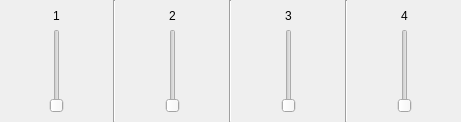
           <widget class="QWidget" name="music_widget" native="true">
            <layout class="QHBoxLayout" name="music_layout">
             <property name="spacing">
              <number>0</number>
             </property>
             <property name="leftMargin">
              <number>0</number>
             </property>
             <property name="topMargin">
              <number>0</number>
             </property>
             <property name="rightMargin">
              <number>0</number>
             </property>
             <property name="bottomMargin">
              <number>0</number>
             </property>
             <item>
              <spacer name="horizontalSpacer_31">
               <property name="orientation">
                <enum>Qt::Horizontal</enum>
               </property>
               <property name="sizeHint" stdset="0">
                <size>
                 <width>40</width>
                 <height>20</height>
                </size>
               </property>
              </spacer>
             </item>
             <item>
              <widget class="QWidget" name="music_slider_widget1" native="true">
               <layout class="QVBoxLayout" name="verticalLayout_12">
                <item>
                 <widget class="QLabel" name="music_label1">
                  <property name="text">
                   <string>1</string>
                  </property>
                  <property name="alignment">
                   <set>Qt::AlignCenter</set>
                  </property>
                 </widget>
                </item>
                <item>
                 <widget class="QSlider" name="music_slider1">
                  <property name="orientation">
                   <enum>Qt::Vertical</enum>
                  </property>
                 </widget>
                </item>
               </layout>
              </widget>
             </item>
             <item>
              <spacer name="horizontalSpacer_32">
               <property name="orientation">
                <enum>Qt::Horizontal</enum>
               </property>
               <property name="sizeHint" stdset="0">
                <size>
                 <width>40</width>
                 <height>20</height>
                </size>
               </property>
              </spacer>
             </item>
             <item>
              <widget class="Line" name="line_9">
               <property name="orientation">
                <enum>Qt::Vertical</enum>
               </property>
              </widget>
             </item>
             <item>
              <spacer name="horizontalSpacer_33">
               <property name="orientation">
                <enum>Qt::Horizontal</enum>
               </property>
               <property name="sizeHint" stdset="0">
                <size>
                 <width>40</width>
                 <height>20</height>
                </size>
               </property>
              </spacer>
             </item>
             <item>
              <widget class="QWidget" name="music_slider_widget2" native="true">
               <layout class="QVBoxLayout" name="verticalLayout_13">
                <item>
                 <widget class="QLabel" name="music_label2">
                  <property name="text">
                   <string>2</string>
                  </property>
                  <property name="alignment">
                   <set>Qt::AlignCenter</set>
                  </property>
                 </widget>
                </item>
                <item>
                 <widget class="QSlider" name="music_slider2">
                  <property name="orientation">
                   <enum>Qt::Vertical</enum>
                  </property>
                 </widget>
                </item>
               </layout>
              </widget>
             </item>
             <item>
              <spacer name="horizontalSpacer_34">
               <property name="orientation">
                <enum>Qt::Horizontal</enum>
               </property>
               <property name="sizeHint" stdset="0">
                <size>
                 <width>40</width>
                 <height>20</height>
                </size>
               </property>
              </spacer>
             </item>
             <item>
              <widget class="Line" name="line_10">
               <property name="orientation">
                <enum>Qt::Vertical</enum>
               </property>
              </widget>
             </item>
             <item>
              <spacer name="horizontalSpacer_35">
               <property name="orientation">
                <enum>Qt::Horizontal</enum>
               </property>
               <property name="sizeHint" stdset="0">
                <size>
                 <width>40</width>
                 <height>20</height>
                </size>
               </property>
              </spacer>
             </item>
             <item>
              <widget class="QWidget" name="music_slider_widget3" native="true">
               <layout class="QVBoxLayout" name="verticalLayout_14">
                <item>
                 <widget class="QLabel" name="music_label3">
                  <property name="text">
                   <string>3</string>
                  </property>
                  <property name="alignment">
                   <set>Qt::AlignCenter</set>
                  </property>
                 </widget>
                </item>
                <item>
                 <widget class="QSlider" name="music_slider3">
                  <property name="orientation">
                   <enum>Qt::Vertical</enum>
                  </property>
                 </widget>
                </item>
               </layout>
              </widget>
             </item>
             <item>
              <spacer name="horizontalSpacer_36">
               <property name="orientation">
                <enum>Qt::Horizontal</enum>
               </property>
               <property name="sizeHint" stdset="0">
                <size>
                 <width>40</width>
                 <height>20</height>
                </size>
               </property>
              </spacer>
             </item>
             <item>
              <widget class="Line" name="line_11">
               <property name="orientation">
                <enum>Qt::Vertical</enum>
               </property>
              </widget>
             </item>
             <item>
              <spacer name="horizontalSpacer_37">
               <property name="orientation">
                <enum>Qt::Horizontal</enum>
               </property>
               <property name="sizeHint" stdset="0">
                <size>
                 <width>40</width>
                 <height>20</height>
                </size>
               </property>
              </spacer>
             </item>
             <item>
              <widget class="QWidget" name="music_slider_widget4" native="true">
               <layout class="QVBoxLayout" name="verticalLayout_15">
                <item>
                 <widget class="QLabel" name="music_label4">
                  <property name="text">
                   <string>4</string>
                  </property>
                  <property name="alignment">
                   <set>Qt::AlignCenter</set>
                  </property>
                 </widget>
                </item>
                <item>
                 <widget class="QSlider" name="music_slider4">
                  <property name="orientation">
                   <enum>Qt::Vertical</enum>
                  </property>
                 </widget>
                </item>
               </layout>
              </widget>
             </item>
             <item>
              <spacer name="horizontalSpacer_38">
               <property name="orientation">
                <enum>Qt::Horizontal</enum>
               </property>
               <property name="sizeHint" stdset="0">
                <size>
                 <width>40</width>
                 <height>20</height>
                </size>
               </property>
              </spacer>
             </item>
            </layout>
           </widget>
